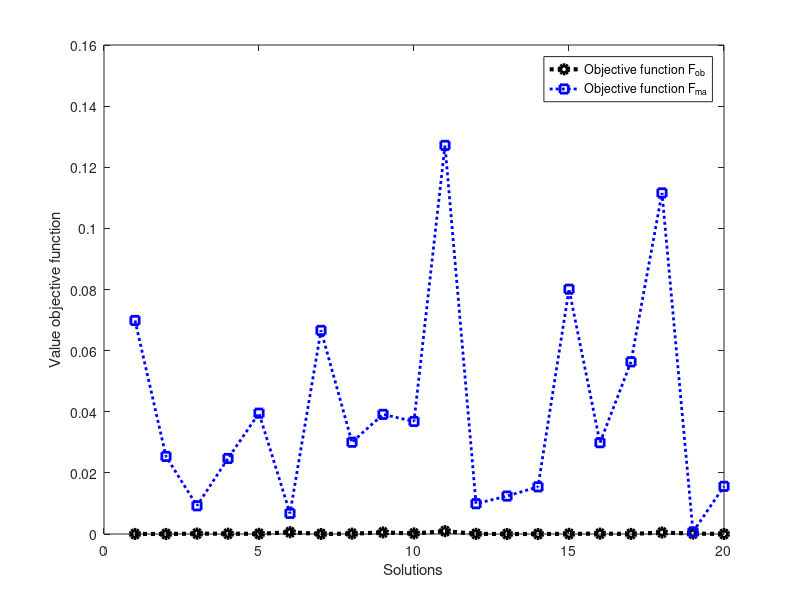

Source code (MATLAB):
% This code implements the technique proposed in the article titled:
% "A Novel Transformation Technique for Solving Highly Linear Systems of Equations via Evolutionary Algorithms".

clear all
pkg load statistics

% Setting the proper bounds for each case
lb6 = -ones(1, 6); ub6 = ones(1, 6);
lb4 = -ones(1, 4); ub4 = ones(1, 4);

tic
g = 20;

% =================================================================
% DEFINING THE OBJECTIVE FUNCTIONS
% =================================================================

function z=funt(x)
  y=zeros(6,1);
  y(1)=x(1)^2+x(3)^2-1;
  y(2)=x(2)^2+x(4)^2-1;
  y(3)=x(5)*(x(3)^3)+x(6)*(x(4)^3);
  y(4)=x(5)*(x(1)^3)+x(6)*(x(2)^3);
  y(5)=x(5)*x(1)*(x(3)^2)+x(6)*(x(4)^2)*x(2);
  y(6)=x(5)*(x(1)^2)*x(3)+x(6)*(x(2)^2)*x(4);
  z=max(abs(y));
endfunction

function z=fun(x)
  S=[0 0];
  SE=[1 1 0 0];

  zh=zeros(2,2);
  zh(1,1)=x(3)^3;
  zh(1,2)=x(4)^3;
  zh(2,1)=x(1)^3;
  zh(2,2)=x(2)^3;

  % Handling to avoid singular matrices and numerical instability during division
  if rank(zh) == 2
    w=(zh\S')';
  else
    w=[0 0];
  end

  y=zeros(4,1);
  y(1)=x(1)^2+x(3)^2;
  y(2)=x(2)^2+x(4)^2;
  y(3)=w(1)*x(1)*(x(3)^2)+w(2)*(x(4)^2)*x(2);
  y(4)=w(1)*(x(1)^2)*x(3)+w(2)*(x(2)^2)*x(4);

  z=sum(abs(y'-SE));
endfunction

% =================================================================
% ALGORITHMS EXECUTION
% =================================================================

% --- EXECUTION F_ma ---
for i=1: g
  [raiz,fval]=ga(@funt,6,[],[],[],[],lb6,ub6);
  ST(i,:)=[fval, raiz];
endfor
tempo1=toc;
TMt1=tempo1/g;

% --- EXECUTION F_ob ---
tic
for i=1: g
  [raiz,fval]=ga(@fun,4,[],[],[],[],lb4,ub4);
  SF(i,:)=[fval, raiz];
endfor
tempo2=toc;
TMt2=tempo2/g;

% =================================================================
% PLOTS AND STATISTICAL TEST
% =================================================================

xp=1:1:g;
ypt=(ST(:,1));
yp=SF(:,1);

plot(xp, yp,':ko','LineWidth',3,xp, ypt,':bs','LineWidth',2);
legend('Objective function F_{ob}','Objective function F_{ma}');
xlabel('Solutions');
ylabel('Value objective function');

% --- Executa o teste estatístico ---
disp(' ')
disp('==================================================')
disp('Calculating the Wilcoxon Rank-Sum Test (Mann-Whitney)...')
p_value = ranksum(yp, ypt)
disp('==================================================')
